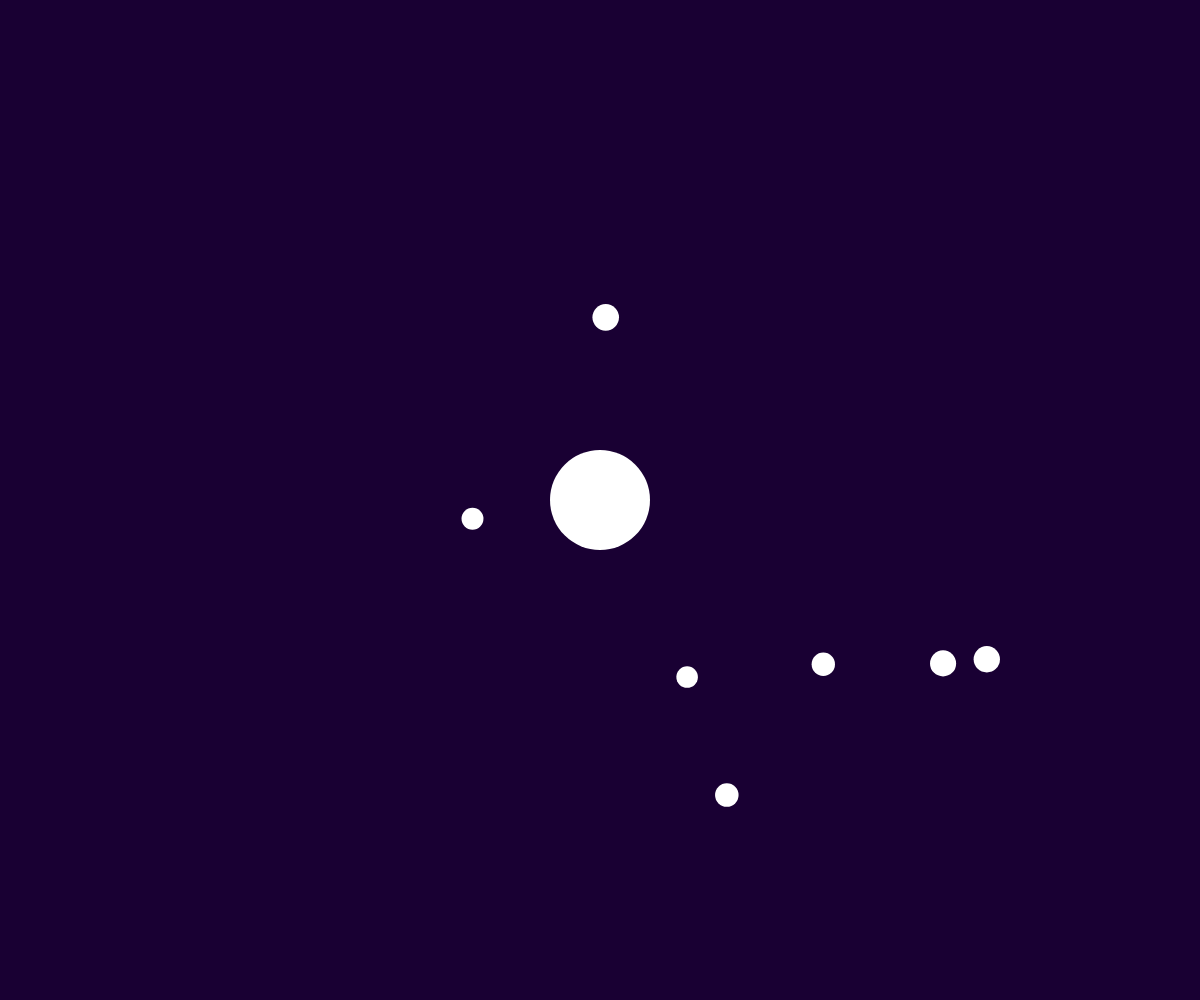
Frame 1 (no input)
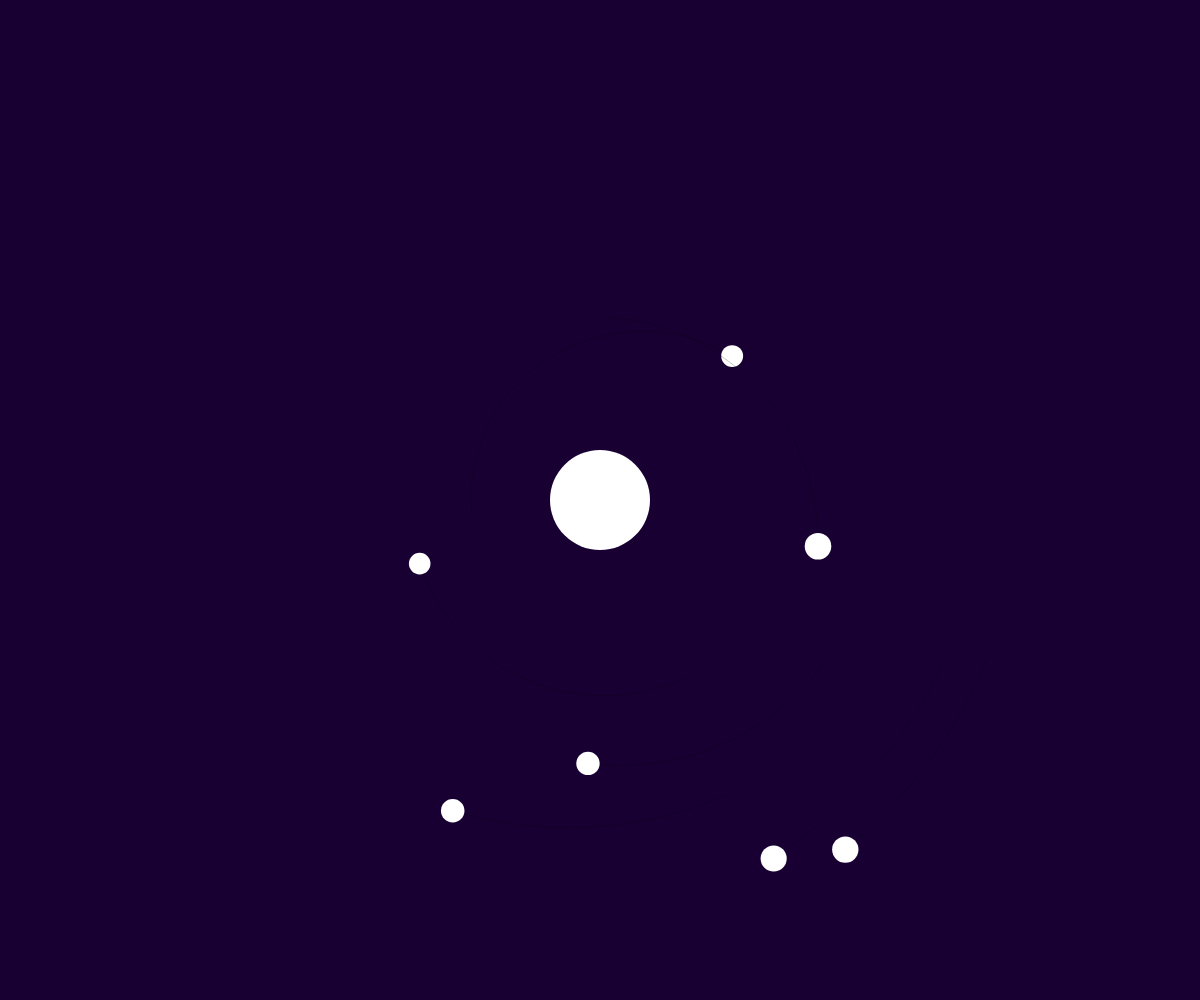
Frame 60 (no input)
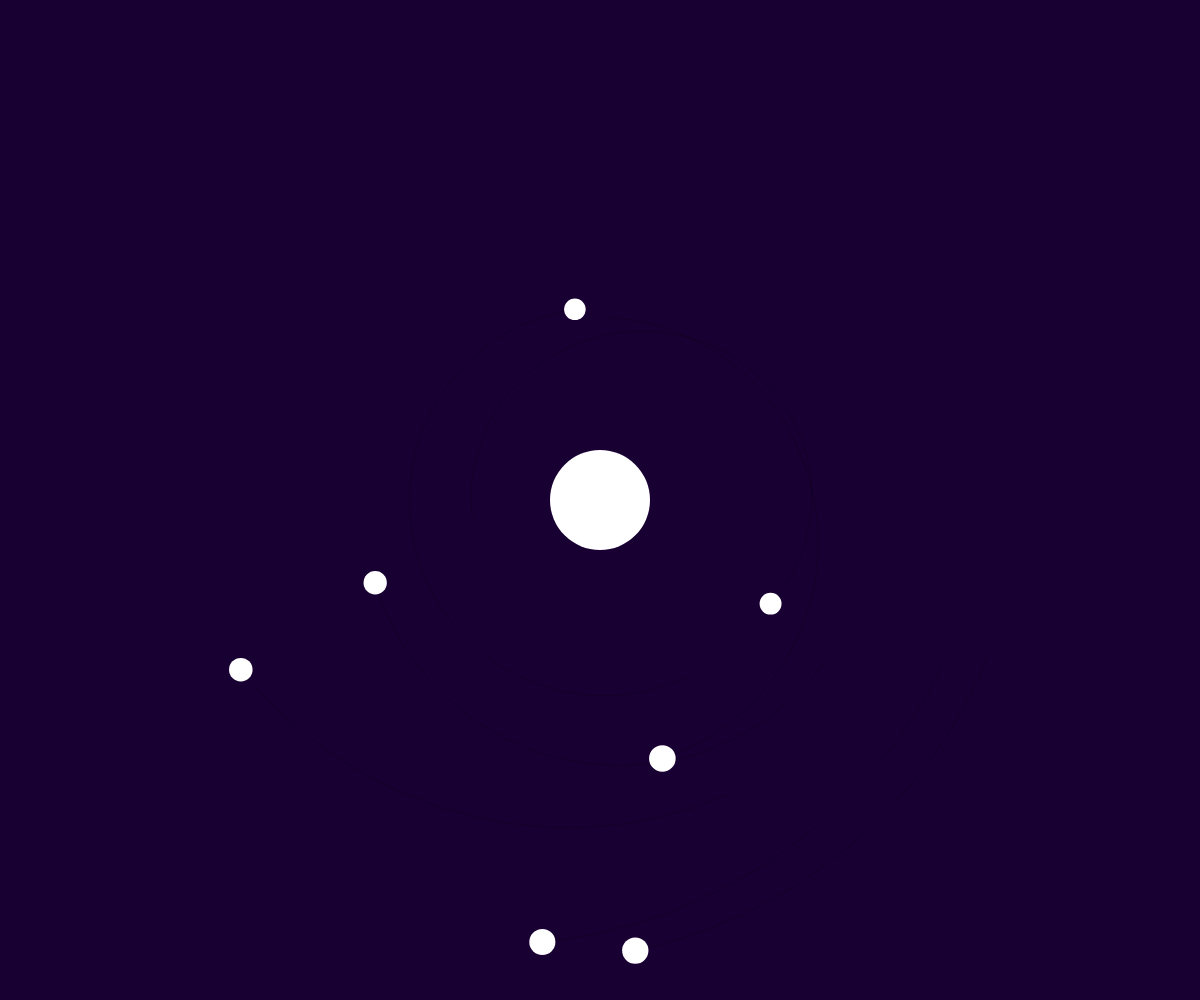
Frame 120 (the mouse pressed at the canvas centre since frame 60)

The p5.js sketch that drew these frames (run headless with seeded random() and noise() and a simulated clock; from frame 60 on, the mouse is pressed at the canvas centre):

// p5.js sketch
// ── sketch.js
let planets = []
let sun
let numPlanets = 7
let G = 120
let destabilise = 0.15

function setup() {
  createCanvas(windowWidth,windowHeight)
  sun = new Body(50,createVector(0,0),createVector(0,0))

    
  for (let i = 0; i < numPlanets; i++) {
    let mass = random(9, 15)
    let radius = random(sun.d, min(windowWidth/2,windowHeight/2))
    let angle = random(0, TWO_PI)
    let planetPos = createVector(radius * cos(angle), radius * sin(angle))
    let planetVel = planetPos.copy()
    if (random(1) < 0.1) planetVel.rotate(-HALF_PI)
    else planetVel.rotate(HALF_PI)  
    planetVel.normalize()
    planetVel.mult( sqrt((G * sun.mass)/(radius)) ) 
    planetVel.mult( random( 1-destabilise, 1+destabilise) ) 

    planets.push( new Body(mass, planetPos, planetVel) )
  }
}

function draw() {
  background(25,0,51)
  translate(width/2, height/2)
  for (let i = numPlanets-1; i >= 0; i--) {
    sun.attract(planets[i])
    
    planets[i].move()
    planets[i].show()
  }
  sun.show()
}


function Body(_mass, _pos, _vel){
  this.mass = _mass
  this.pos = _pos
  this.vel = _vel
  this.d = this.mass*2
  this.thetaInit = 0
  this.path = []
  this.pathLen = Infinity

  this.show = function() {
    stroke(0,50)
    for (let i = 0; i < this.path.length-2; i++) {
      line(this.path[i].x, this.path[i].y, this.path[i+1].x, this.path[i+1].y,)
    }
    fill(255); noStroke()
    ellipse(this.pos.x, this.pos.y, this.d, this.d)
  }


  this.move = function() {
    this.pos.x += this.vel.x
    this.pos.y += this.vel.y
    this.path.push(createVector(this.pos.x,this.pos.y))
    if (this.path.length > 200) this.path.splice(0,1)
  }

  this.applyForce = function(f) {
    this.vel.x += f.x / this.mass
    this.vel.y += f.y / this.mass
  }

  this.attract = function(child) {
    let r = dist(this.pos.x, this.pos.y, child.pos.x, child.pos.y)
    let f = (this.pos.copy()).sub(child.pos)
    f.setMag( (G * this.mass * child.mass)/(r * r) )
    child.applyForce(f)
  }

}
